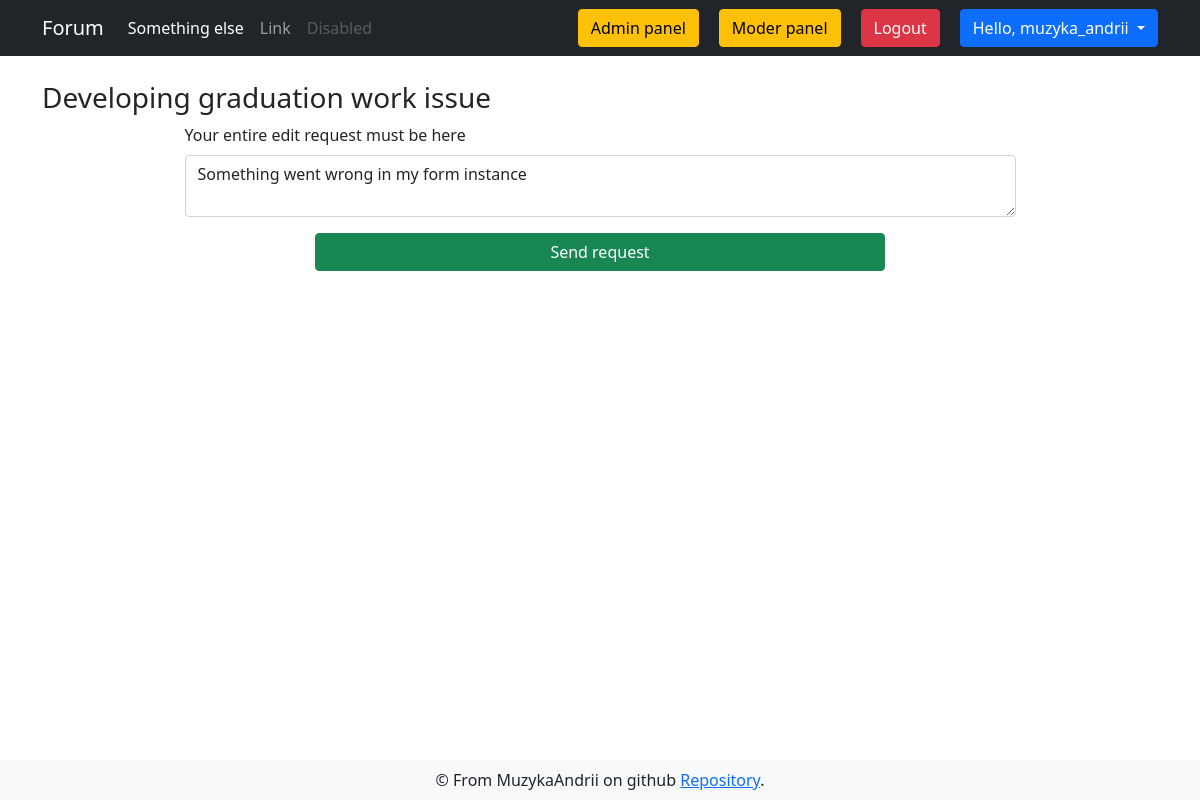
Before: /forum/programing/python/6/edit_request (signed in) with the older database file.
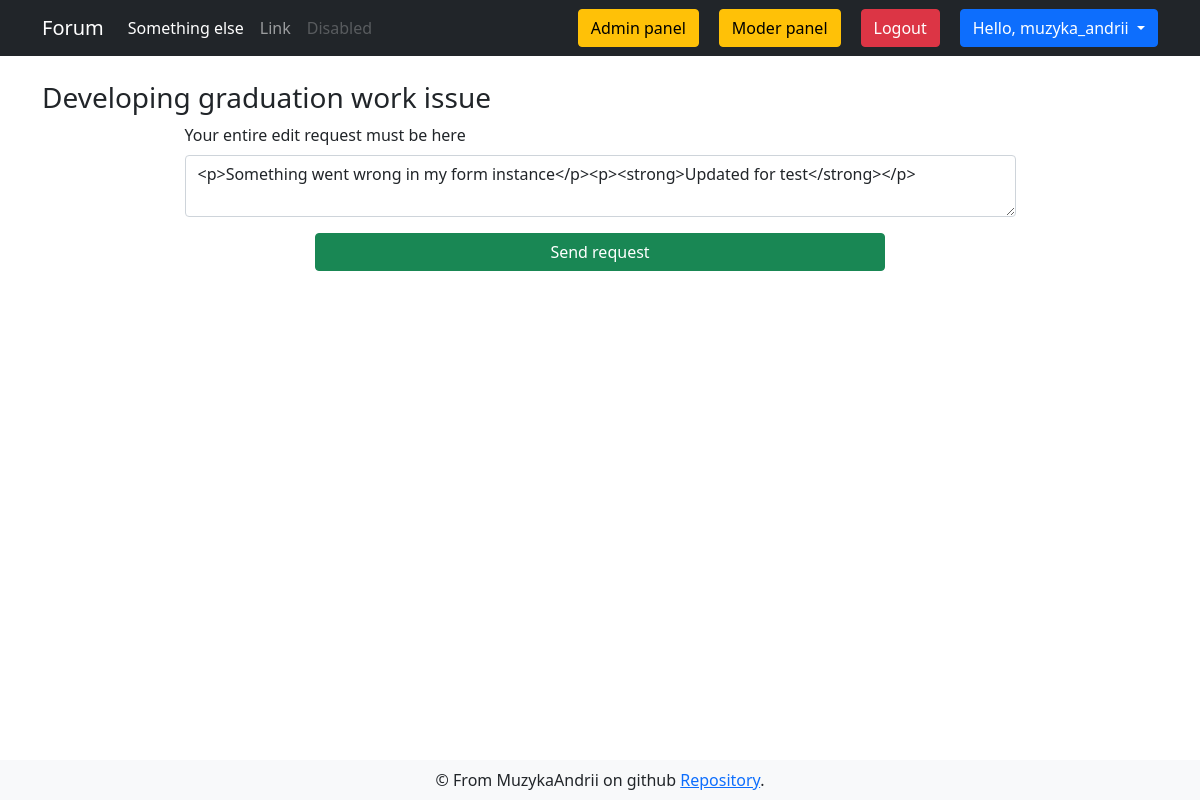
After: the same page with the newer database file.
### app/models.py (models this page shows, shortened)
class DbMixin(object):
    def save(self):
        db.session.add(self)
        db.session.commit()

class Discussion(DbMixin, db.Model):
    id = db.Column(db.Integer, primary_key = True, autoincrement=True)
    theme = db.Column(db.String, unique=True, nullable=False)
    text = db.Column(db.Text, unique=True, nullable=False)
    theme_id = db.Column(db.Integer, db.ForeignKey('theme.id'), nullable=False)
    tags = db.relationship('Tag', secondary=discussion_tags, backref=db.backref('discussions', lazy='dynamic'))
    comments = db.relationship('Comment', backref='parent_discussion', lazy='dynamic')
    creator_id = db.Column(db.Integer, db.ForeignKey('user.id'), nullable=False)
    edit_requests = db.relationship('Edit_request', backref='target_discussion', lazy='select')
    @staticmethod
    def get_current_discussion(theme_id, discussion_id):
        return Discussion.query.filter_by(theme_id=theme_id, id=discussion_id).first_or_404()

### app/views.py (the view)
@app.route('/forum/<string:section_slug>/<string:theme_slug>/<int:discussion_id>/edit_request', methods=['GET'])
@login_required
def edit_discussion(section_slug, theme_slug, discussion_id):
    current_section = Section.get_from_slug(section_slug)
    current_theme = Theme.get_current_theme(theme_slug, current_section.id)
    current_discussion = Discussion.get_current_discussion(current_theme.id, discussion_id)
    form = EditDiscussionForm()
    form.text.data = current_discussion.text
    return render_template('forum/edit/create_edit_request.html', form=form, discussion=current_discussion, section_slug=section_slug, theme_slug=theme_slug)

### app/forms.py
class EditDiscussionForm(FlaskForm):
    text = CKEditorField('Your entire edit request must be here', validators=[DataRequired(message='This area is required'),
                                            Length(min=20, max=10000,message='Description of topic must be in range from 20 to 10 000 characters' )])
    submit = SubmitField('Send request')

### app/models.py (called while the page is built)
@login.user_loader
def user_loader(user_id):
    return User.query.get(int(user_id))

    def update_last_seen(self):
        self.last_seen = dt.now()
        self.save()

    def has_role(self, role):
        for r in self.roles:
            if r.name == role:
                return True
        return False

    @staticmethod
    def get_from_slug(slug):
        return Section.query.filter_by(slug=slug).first_or_404()

    @staticmethod
    def get_current_theme(theme_slug, section_id):
        return Theme.query.filter_by(slug=theme_slug, section_id=section_id).first_or_404()

### app/views.py (called while the page is built)
@app.before_request
def update_last_seen():
    if current_user.is_authenticated:
        current_user.update_last_seen()

### app/templates/forum/edit/create_edit_request.html (shortened to what this page needs)
{% extends "layouts/base.html" %}
{% block content %}
<div style="margin-top: 25px;" class="container">
    {% from 'layouts/_render_form_errors.html' import render_form_errors %}
    <div class="col-md-12">
        <h3>{{ discussion.theme }}</h3>
    </div>
    <form class="row justify-content-center" method="POST"
        action="{{ url_for('save_edit_request', section_slug=section_slug, theme_slug=theme_slug, discussion_id=discussion.id) }}">
        <div class="mb-3 col-md-9">
            <label for="exampleFormControlTextarea1" class="form-label">{{ form.text.label }}</label>
                {{ form.text(class="form-control") }}
        </div>
        {{ form.submit(class="btn btn-success col-md-6") }}
    </form>
</div>
{% endblock %}

Changed rows visible on the page:
changed Discussion "Developing graduation work issue": text "Something went wrong in my form instance" → "<p>Something went wrong in my form instance</p><p><strong>Updated for test</strong></p>"
